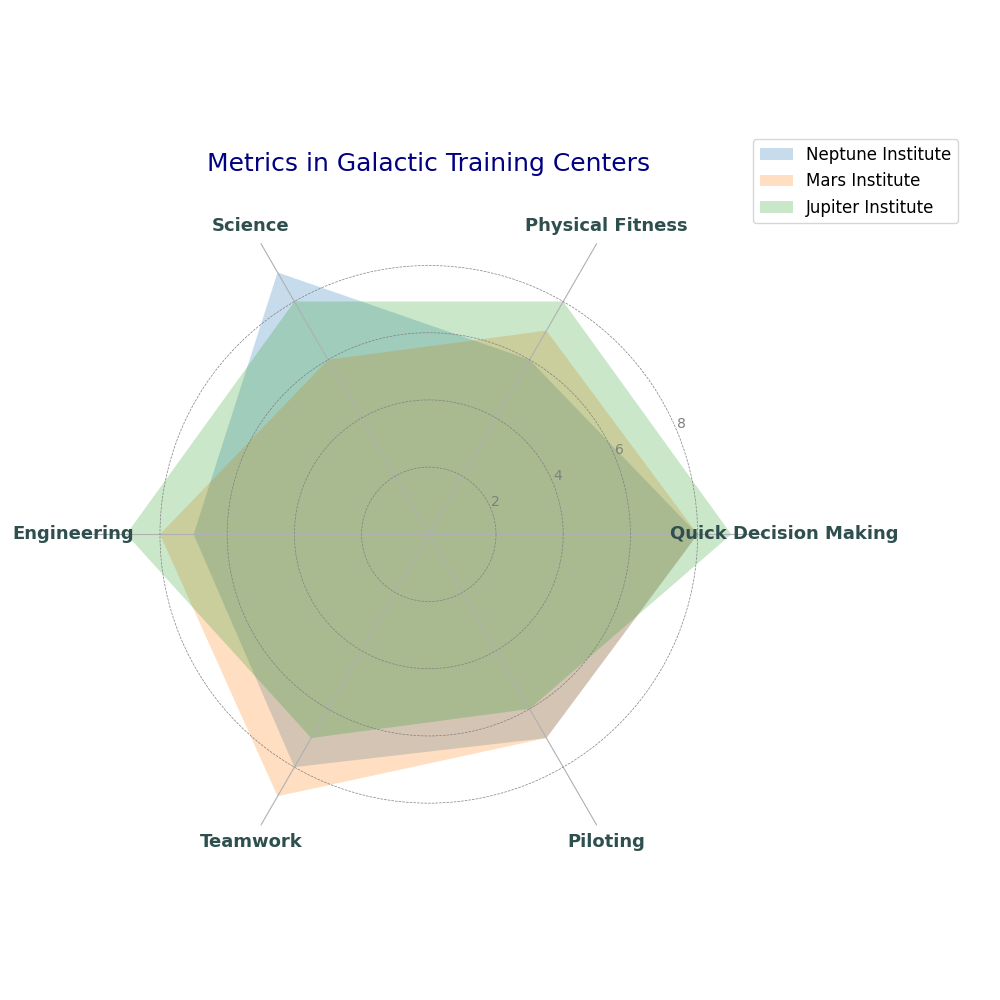

This chart was generated by the following Python code:
import matplotlib.pyplot as plt
import numpy as np

skills = ['Quick Decision Making', 'Physical Fitness', 'Science', 'Engineering', 'Teamwork', 'Piloting']
num_skills = len(skills)

neptune_academy = [8, 6, 9, 7, 8, 7]
mars_academy = [8, 7, 6, 8, 9, 7]
jupiter_academy = [9, 8, 8, 9, 7, 6]

neptune_academy += neptune_academy[:1]
mars_academy += mars_academy[:1]
jupiter_academy += jupiter_academy[:1]

angles = np.linspace(0, 2 * np.pi, num_skills, endpoint=False).tolist()
angles += angles[:1]

fig, ax = plt.subplots(figsize=(10, 10), subplot_kw=dict(polar=True))

ax.fill(angles, neptune_academy, '#1f77b4', alpha=0.25, label='Neptune Institute')
ax.fill(angles, mars_academy, '#ff7f0e', alpha=0.25, label='Mars Institute')
ax.fill(angles, jupiter_academy, '#2ca02c', alpha=0.25, label='Jupiter Institute')

plt.title("Metrics in Galactic Training Centers", size=18, color='navy', pad=20)
plt.xticks(angles[:-1], skills, color='darkslategray', size=13, weight='bold')
ax.set_yticks([2, 4, 6, 8])
ax.set_ylim(0, 10)
ax.set_yticklabels(["2", "4", "6", "8"], color='gray', size=10)

plt.legend(loc='upper right', bbox_to_anchor=(1.3, 1.1), fontsize=12)
ax.spines['polar'].set_visible(False)
ax.yaxis.grid(True, linestyle='--', linewidth=0.5, color='grey')

plt.tight_layout()
plt.show()
